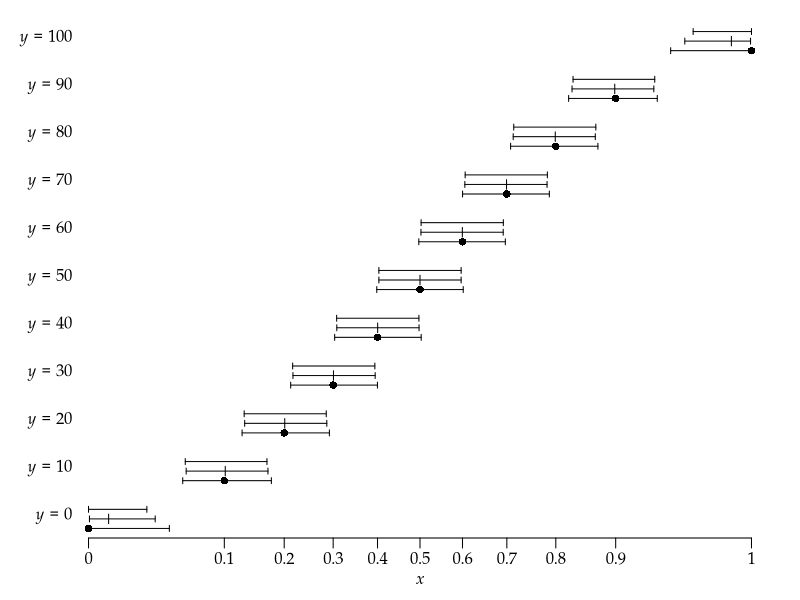

Generate this figure with R: (Note: this script raises an error after producing the figure.)
args = commandArgs()
basename = sub(".R$", "", sub("^--file=(.*/)?", "", args[grep("^--file=", args)]))
if (length(basename) != 0)
    pdf(file=paste0(basename, "_tmp.pdf"), colormodel="gray", width=7, height=7)
par(family="Palatino")
par(mgp=c(1.5,0.5,0)) # title and axis margins. default: c(3,1,0)
par(mar=c(3,3,1,1)+0.1) # bottom, left, top, right margins. default: c(5,4,4,2)+0.1

pb = function(x) (2/pi)*asin(sqrt(x))  # pbeta(x,0.5,0.5)
qb = function(z) (sin(pi*z/2))^2       # qbeta(z,0.5,0.5)
n = 100
plot(NULL, xlim=c(0,1), ylim=c(0,n), xlab=expression(italic(x)), ylab="", axes=FALSE)
axis(1, at=pb((0:10)/10), labels=(0:10)/10)
for (y in (0:10)*(n/10)) {
  text(-0.01, y, parse(text=paste0("italic(y) == ", y)), xpd=NA, pos=2)
  ci = binom.test(y, n)$conf.int
  arrows(pb(ci[1]), y-n/50, pb(ci[2]), y-n/50, length=0.03, angle=90, code=3)
  points(pb(y/n), y-n/50, pch=16)
  # a = y + 1
  # b = n - y + 1
  # x = optimize(function(x) qbeta(x+0.95,a,b)-qbeta(x,a,b), c(0,0.05), tol=1e-8)$minimum
  # bh = qbeta(c(x,x+0.95), a, b)
  # arrows(pb(bh[1]), y, pb(bh[2]), y, length=0.03, angle=90, code=3)
  # points(pb(y/n), y, pch=16)
  a = y + 0.5
  b = n - y + 0.5
  # if (y == 0) {
  #   bc = qbeta(c(0,0.95), a, b)
  # } else if (y == n) {
  #   bc = qbeta(c(0.05,1), a, b)
  # } else {
  #   bc = qbeta(c(0.025,0.975), a, b)
  # }
  bc = qbeta(c(0.025,0.5,0.975), a, b)
  arrows(pb(bc[1]), y, pb(bc[3]), y, length=0.03, angle=90, code=3)
  segments(pb(bc[2]), y-n/100, pb(bc[2]), y+n/100)
  # points(pb(y/n), y, pch=16)
  f = function(x) pb(qbeta(x+0.95,a,b))-pb(qbeta(x,a,b))
  x = optimize(f, c(0,0.05), tol=1e-8)$minimum
  bh = qbeta(c(x,x+0.95), a, b)
  arrows(pb(bh[1]), y+n/50, pb(bh[2]), y+n/50, length=0.03, angle=90, code=3)
  # points(pb(y/n), y+n/50, pch=16)
}

dev.off()
embedFonts(paste0(basename, "_tmp.pdf"), outfile=paste0(basename, ".pdf"),
           options="-c \"<</NeverEmbed []>> setdistillerparams\" -f ")
